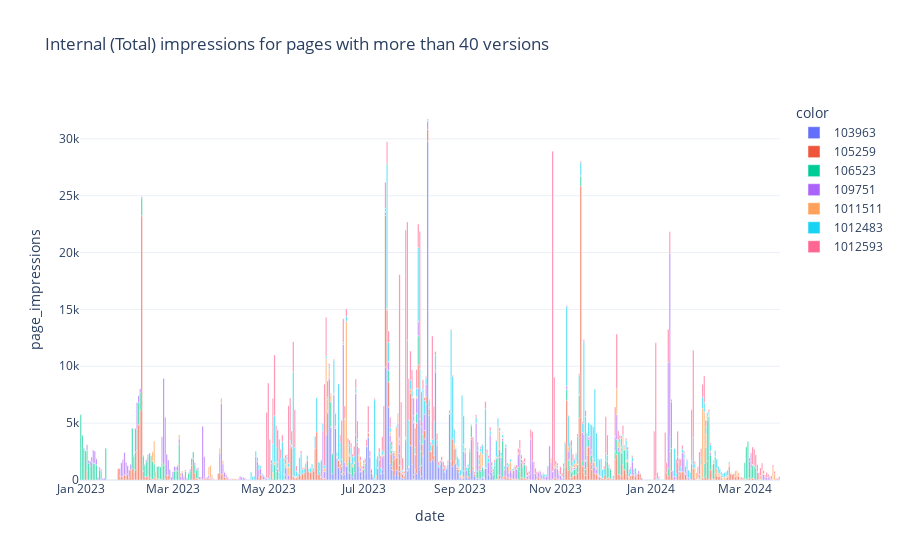

The notebook cell this image was saved under:
### Code cell
data = df_frequent[['page_id', 'date', 'page_impressions']].groupby(['page_id', 'date'], as_index=False).sum()

px.bar(data_frame=data, x='date', y='page_impressions', 
           color=data['page_id'].astype('str'),
           title=f'Internal (Total) impressions for pages with more than {COUNT_THRESH} versions'
           )

### Figure 1 — Plotly figure (JSON) as saved in the notebook; plotly's stock layout.template omitted (floating-point values rounded to 4 significant figures; data arrays with more than 128 entries replaced by an {"elided": "..."} marker saying what was removed)
{"data": [{"alignmentgroup": "True", "hovertemplate": "color=103963<br>date=%{x}<br>page_impressions=%{y}<extra></extra>", "legendgroup": "103963", "marker": {"color": "#636efa", "pattern": {"shape": ""}}, "name": "103963", "offsetgroup": "103963", "orientation": "v", "showlegend": true, "textposition": "auto", "type": "bar", "x": ["2023-06-07T00:00:00", "2023-06-08T00:00:00", "2023-06-09T00:00:00", "2023-06-10T00:00:00", "2023-06-11T00:00:00", "2023-06-12T00:00:00", "2023-06-13T00:00:00", "2023-06-14T00:00:00", "2023-06-15T00:00:00", "2023-06-16T00:00:00", "2023-06-17T00:00:00", "2023-06-18T00:00:00", "2023-06-19T00:00:00", "2023-06-20T00:00:00", "2023-06-21T00:00:00", "2023-06-22T00:00:00", "2023-06-23T00:00:00", "2023-06-24T00:00:00", "2023-06-25T00:00:00", "2023-06-26T00:00:00", "2023-06-27T00:00:00", "2023-06-28T00:00:00", "2023-06-29T00:00:00", "2023-06-30T00:00:00", "2023-07-01T00:00:00", "2023-07-02T00:00:00", "2023-07-03T00:00:00", "2023-07-04T00:00:00", "2023-07-05T00:00:00", "2023-07-06T00:00:00", "2023-07-07T00:00:00", "2023-07-08T00:00:00", "2023-07-09T00:00:00", "2023-07-10T00:00:00", "2023-07-11T00:00:00", "2023-07-12T00:00:00", "2023-07-13T00:00:00", "2023-07-14T00:00:00", "2023-07-15T00:00:00", "2023-07-16T00:00:00", "2023-07-17T00:00:00", "2023-07-18T00:00:00", "2023-07-19T00:00:00", "2023-07-20T00:00:00", "2023-07-21T00:00:00", "2023-07-22T00:00:00", "2023-07-23T00:00:00", "2023-07-24T00:00:00", "2023-07-25T00:00:00", "2023-07-26T00:00:00", "2023-07-27T00:00:00", "2023-07-28T00:00:00", "2023-07-29T00:00:00", "2023-07-30T00:00:00", "2023-07-31T00:00:00", "2023-08-01T00:00:00", "2023-08-02T00:00:00", "2023-08-03T00:00:00", "2023-08-04T00:00:00", "2023-08-05T00:00:00", "2023-08-06T00:00:00", "2023-08-07T00:00:00", "2023-08-08T00:00:00", "2023-08-09T00:00:00", "2023-08-10T00:00:00", "2023-08-11T00:00:00", "2023-08-12T00:00:00", "2023-08-13T00:00:00", "2023-08-14T00:00:00", "2023-08-15T00:00:00", "2023-08-16T00:00:00", "2023-08-17T00:00:00", "2023-08-18T00:00:00", "2023-08-19T00:00:00", "2023-08-20T00:00:00", "2023-08-21T00:00:00", "2023-08-22T00:00:00", "2023-08-23T00:00:00", "2023-08-24T00:00:00", "2023-08-25T00:00:00", "2023-08-26T00:00:00", "2023-08-27T00:00:00", "2023-08-28T00:00:00", "2023-08-29T00:00:00", "2023-08-30T00:00:00", "2023-08-31T00:00:00", "2023-09-01T00:00:00", "2023-09-02T00:00:00", "2023-09-03T00:00:00", "2023-09-04T00:00:00", "2023-09-05T00:00:00", "2023-09-06T00:00:00", "2023-09-07T00:00:00", "2023-09-08T00:00:00", "2023-09-09T00:00:00", "2023-09-10T00:00:00", "2023-09-11T00:00:00", "2023-09-12T00:00:00", "2023-09-13T00:00:00", "2023-09-14T00:00:00", "2023-09-15T00:00:00", "2023-09-16T00:00:00", "2023-09-17T00:00:00", "2023-09-18T00:00:00", "2023-09-19T00:00:00", "2023-09-20T00:00:00", "2023-09-21T00:00:00", "2023-09-22T00:00:00", "2023-09-23T00:00:00", "2023-09-25T00:00:00", "2023-09-26T00:00:00", "2023-09-27T00:00:00", "2023-09-28T00:00:00", "2023-09-29T00:00:00"], "xaxis": "x", "y": [3915, 5895, 8887, 4655, 554, 7483, 4534, 1936, 1090, 865, 492, 428, 517, 1193, 717, 597, 581, 254, 652, 3972, 2971, 1247, 716, 359, 922, 554, 2938, 3771, 1987, 607, 259, 87, 137, 996, 1764, 531, 950, 595, 9932, 9745, 6406, 1450, 914, 875, 380, 832, 385, 736, 289, 179, 129, 3535, 804, 1105, 3035, 1364, 95, 715, 578, 8047, 889, 332, 2124, 3616, 6676, 29798, 5717, 1605, 1791, 1634, 9480, 3024, 1119, 1373, 1621, 991, 687, 948, 1356, 5783, 1646, 1194, 1389, 1445, 940, 673, 150, 110, 187, 806, 246, 161, 679, 3549, 888, 341, 168, 142, 108, 106, 238, 116, 1025, 1026, 456, 319, 671, 451, 75, 40, 89, 70, 99, 58], "yaxis": "y"}, {"alignmentgroup": "True", "hovertemplate": "color=105259<br>date=%{x}<br>page_impressions=%{y}<extra></extra>", "legendgroup": "105259", "marker": {"color": "#EF553B", "pattern": {"shape": ""}}, "name": "105259", "offsetgroup": "105259", "orientation": "v", "showlegend": true, "textposition": "auto", "type": "bar", "x": {"elided": "299 str values"}, "xaxis": "x", "y": {"elided": "299 int values"}, "yaxis": "y"}, {"alignmentgroup": "True", "hovertemplate": "color=106523<br>date=%{x}<br>page_impressions=%{y}<extra></extra>", "legendgroup": "106523", "marker": {"color": "#00cc96", "pattern": {"shape": ""}}, "name": "106523", "offsetgroup": "106523", "orientation": "v", "showlegend": true, "textposition": "auto", "type": "bar", "x": {"elided": "139 str values"}, "xaxis": "x", "y": {"elided": "139 int values"}, "yaxis": "y"}, {"alignmentgroup": "True", "hovertemplate": "color=109751<br>date=%{x}<br>page_impressions=%{y}<extra></extra>", "legendgroup": "109751", "marker": {"color": "#ab63fa", "pattern": {"shape": ""}}, "name": "109751", "offsetgroup": "109751", "orientation": "v", "showlegend": true, "textposition": "auto", "type": "bar", "x": {"elided": "284 str values"}, "xaxis": "x", "y": {"elided": "284 int values"}, "yaxis": "y"}, {"alignmentgroup": "True", "hovertemplate": "color=1011511<br>date=%{x}<br>page_impressions=%{y}<extra></extra>", "legendgroup": "1011511", "marker": {"color": "#FFA15A", "pattern": {"shape": ""}}, "name": "1011511", "offsetgroup": "1011511", "orientation": "v", "showlegend": true, "textposition": "auto", "type": "bar", "x": {"elided": "210 str values"}, "xaxis": "x", "y": {"elided": "210 int values"}, "yaxis": "y"}, {"alignmentgroup": "True", "hovertemplate": "color=1012483<br>date=%{x}<br>page_impressions=%{y}<extra></extra>", "legendgroup": "1012483", "marker": {"color": "#19d3f3", "pattern": {"shape": ""}}, "name": "1012483", "offsetgroup": "1012483", "orientation": "v", "showlegend": true, "textposition": "auto", "type": "bar", "x": {"elided": "251 str values"}, "xaxis": "x", "y": {"elided": "251 int values"}, "yaxis": "y"}, {"alignmentgroup": "True", "hovertemplate": "color=1012593<br>date=%{x}<br>page_impressions=%{y}<extra></extra>", "legendgroup": "1012593", "marker": {"color": "#FF6692", "pattern": {"shape": ""}}, "name": "1012593", "offsetgroup": "1012593", "orientation": "v", "showlegend": true, "textposition": "auto", "type": "bar", "x": {"elided": "240 str values"}, "xaxis": "x", "y": {"elided": "240 int values"}, "yaxis": "y"}], "layout": {"barmode": "relative", "legend": {"title": {"text": "color"}, "tracegroupgap": 0}, "title": {"text": "Internal (Total) impressions for pages with more than 40 versions"}, "xaxis": {"anchor": "y", "domain": [0, 1], "title": {"text": "date"}}, "yaxis": {"anchor": "x", "domain": [0, 1], "title": {"text": "page_impressions"}}}}
